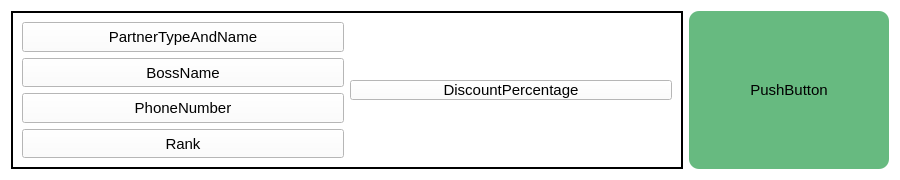
<?xml version="1.0" encoding="UTF-8"?>
<ui version="4.0">
 <class>PartnerCardWithButton</class>
 <widget class="QWidget" name="PartnerCardWithButton">
  <property name="geometry">
   <rect>
    <x>0</x>
    <y>0</y>
    <width>900</width>
    <height>180</height>
   </rect>
  </property>
  <property name="windowTitle">
   <string>Form</string>
  </property>
  <property name="styleSheet">
   <string notr="true">QWidget{
                background-color: #fff;
                color: #000;
                font-size: 15px;
                padding: 0px
                }

            </string>
  </property>
  <layout class="QVBoxLayout" name="verticalLayout_2">
   <item>
    <layout class="QHBoxLayout" name="horizontalLayout_2">
     <item>
      <widget class="QFrame" name="frame">
       <property name="styleSheet">
        <string notr="true">.QFrame{
                                    border: 2px solid black
                                    }
                                </string>
       </property>
       <layout class="QHBoxLayout" name="horizontalLayout">
        <item>
         <layout class="QVBoxLayout" name="verticalLayout">
          <item>
           <widget class="QPushButton" name="PartnerTypeAndName">
            <property name="sizePolicy">
             <sizepolicy hsizetype="Minimum" vsizetype="Preferred">
              <horstretch>0</horstretch>
              <verstretch>0</verstretch>
             </sizepolicy>
            </property>
            <property name="text">
             <string>PartnerTypeAndName</string>
            </property>
            <property name="autoRepeatInterval">
             <number>100</number>
            </property>
           </widget>
          </item>
          <item>
           <widget class="QPushButton" name="BossName">
            <property name="sizePolicy">
             <sizepolicy hsizetype="Minimum" vsizetype="Preferred">
              <horstretch>0</horstretch>
              <verstretch>0</verstretch>
             </sizepolicy>
            </property>
            <property name="text">
             <string>BossName</string>
            </property>
           </widget>
          </item>
          <item>
           <widget class="QPushButton" name="PhoneNumber">
            <property name="sizePolicy">
             <sizepolicy hsizetype="Minimum" vsizetype="Preferred">
              <horstretch>0</horstretch>
              <verstretch>0</verstretch>
             </sizepolicy>
            </property>
            <property name="text">
             <string>PhoneNumber</string>
            </property>
           </widget>
          </item>
          <item>
           <widget class="QPushButton" name="Rank">
            <property name="sizePolicy">
             <sizepolicy hsizetype="Minimum" vsizetype="Preferred">
              <horstretch>0</horstretch>
              <verstretch>0</verstretch>
             </sizepolicy>
            </property>
            <property name="text">
             <string>Rank</string>
            </property>
           </widget>
          </item>
         </layout>
        </item>
        <item alignment="Qt::AlignmentFlag::AlignVCenter">
         <widget class="QPushButton" name="DiscountPercentage">
          <property name="sizePolicy">
           <sizepolicy hsizetype="Minimum" vsizetype="Preferred">
            <horstretch>0</horstretch>
            <verstretch>0</verstretch>
           </sizepolicy>
          </property>
          <property name="maximumSize">
           <size>
            <width>16777215</width>
            <height>100</height>
           </size>
          </property>
          <property name="text">
           <string>DiscountPercentage</string>
          </property>
         </widget>
        </item>
       </layout>
      </widget>
     </item>
     <item>
      <widget class="QPushButton" name="GetOrdersListButton">
       <property name="sizePolicy">
        <sizepolicy hsizetype="Minimum" vsizetype="Preferred">
         <horstretch>0</horstretch>
         <verstretch>0</verstretch>
        </sizepolicy>
       </property>
       <property name="maximumSize">
        <size>
         <width>200</width>
         <height>16777215</height>
        </size>
       </property>
       <property name="styleSheet">
        <string notr="true">background-color: #67BA80; border-radius: 10px</string>
       </property>
       <property name="text">
        <string>PushButton</string>
       </property>
      </widget>
     </item>
    </layout>
   </item>
  </layout>
 </widget>
 <resources/>
 <connections/>
</ui>
